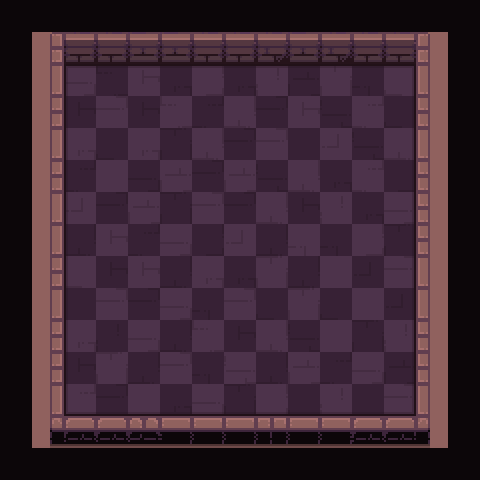

The image is a tile-based game level rendered from a .tmx file. Its description and complete source (layers, tilesets, objects, tile grids) follow:
An orthogonal 15x15 tile map with 32x32 px tiles, 5 tile layers (checkers, path, types, ground, ...) and 9 objects (2x egg, 2x symbol, frame, strategy, hero, ...).

<map version="1.2" tiledversion="2019.03.13" orientation="orthogonal" renderorder="right-down" width="15" height="15" tilewidth="32" tileheight="32" infinite="0" nextlayerid="377" nextobjectid="177">
 <tileset firstgid="1" name="tileset" tilewidth="32" tileheight="32" spacing="2" margin="1" tilecount="200" columns="10">
  <image source="tileset.png" trans="000000" width="340" height="680" />
  <terraintypes>
   <terrain name="floor" tile="79" />
   <terrain name="wall" tile="69" />
   <terrain name="hole" tile="78" />
   <terrain name="infected" tile="77" />
  </terraintypes>
 </tileset>
 <layer id="369" name="checkers" width="15" height="15">
  <data encoding="csv">
69,0,69,0,69,0,69,0,69,0,69,0,69,0,69,
0,69,0,69,0,69,0,69,0,69,0,69,0,69,0,
69,0,69,0,69,0,69,0,69,0,69,0,69,0,69,
0,69,0,69,0,69,0,69,0,69,0,69,0,69,0,
69,0,69,0,69,0,69,0,69,0,69,0,69,0,69,
0,69,0,69,0,69,0,69,0,69,0,69,0,69,0,
69,0,69,0,69,0,69,0,69,0,69,0,69,0,69,
0,69,0,69,0,69,0,69,0,69,0,69,0,69,0,
69,0,69,0,69,0,69,0,69,0,69,0,69,0,69,
0,69,0,69,0,69,0,69,0,69,0,69,0,69,0,
69,0,69,0,69,0,69,0,69,0,69,0,69,0,69,
0,69,0,69,0,69,0,69,0,69,0,69,0,69,0,
69,0,69,0,69,0,69,0,69,0,69,0,69,0,69,
0,69,0,69,0,69,0,69,0,69,0,69,0,69,0,
69,0,69,0,69,0,69,0,69,0,69,0,69,0,69
</data>
 </layer>
 <objectgroup id="14" name="camera">
  <object id="12" name="frame" type="frame" x="51" y="32" width="378.667" height="399.333" />
  <object id="15" name="strategy" type="strategy" x="-6" y="40">
   <point />
  </object>
 </objectgroup>
 <layer id="370" name="path" width="15" height="15">
  <data encoding="csv">
0,0,0,0,0,0,0,0,0,0,0,0,0,0,0,
0,0,0,0,0,0,0,0,0,0,0,0,0,0,0,
0,0,80,80,80,80,80,80,80,80,80,80,80,0,0,
0,0,80,80,80,80,80,80,80,80,80,80,80,0,0,
0,0,80,80,80,80,80,80,80,80,80,80,80,0,0,
0,0,80,80,80,80,80,80,80,80,80,80,80,0,0,
0,0,80,80,80,80,80,80,80,80,80,80,80,0,0,
0,0,80,80,80,80,80,80,80,80,80,80,80,0,0,
0,0,80,80,80,80,80,80,80,80,80,80,80,0,0,
0,0,80,80,80,80,80,80,80,80,80,80,80,0,0,
0,0,80,80,80,80,80,80,80,80,80,80,80,0,0,
0,0,80,80,80,80,80,80,80,80,80,80,80,0,0,
0,0,80,80,80,80,80,80,80,80,80,80,80,0,0,
0,0,0,0,0,0,0,0,0,0,0,0,0,0,0,
0,0,0,0,0,0,0,0,0,0,0,0,0,0,0
</data>
 </layer>
 <objectgroup id="2" name="objects">
  <object id="33" name="hero" type="hero" x="110.5" y="117.5">
   <properties>
    <property name="initialDirection" value="e" />
   </properties>
   <point />
  </object>
  <object id="163" name="cauldron" type="cauldron" x="80.5" y="82.5">
   <point />
  </object>
  <object id="164" name="egg" type="egg" x="111.5" y="82.5">
   <properties>
    <property name="lottery" value="rng(1,9)" />
    <property name="showLottery" type="bool" value="true" />
    <property name="value" value="rng(6,9)" />
   </properties>
   <point />
  </object>
  <object id="174" name="egg" type="egg" x="79.5" y="114.5">
   <properties>
    <property name="lottery" value="rng(1,9)" />
    <property name="showLottery" type="bool" value="true" />
    <property name="value" value="rng(6,9)" />
   </properties>
   <point />
  </object>
  <object id="165" name="eggsOrigin" type="marker" x="112" y="117.5">
   <properties>
    <property name="showLottery" type="bool" value="false" />
    <property name="value" value="rng(0,9)" />
   </properties>
   <point />
  </object>
  <object id="175" name="arrow" type="symbol" x="144" y="77">
   <properties>
    <property name="symbol" value="arrow_e" />
   </properties>
   <point />
  </object>
  <object id="176" name="arrow" type="symbol" x="80" y="145">
   <properties>
    <property name="symbol" value="arrow_s" />
   </properties>
   <point />
  </object>
 </objectgroup>
 <layer id="374" name="types" width="15" height="15">
  <data encoding="csv">
79,79,79,79,79,79,79,79,79,79,79,79,79,79,79,
79,70,70,70,70,70,70,70,70,70,70,70,70,70,79,
79,70,80,80,80,80,80,80,80,80,80,80,80,70,79,
79,70,80,80,80,80,80,80,80,80,80,80,80,70,79,
79,70,80,80,80,80,80,80,80,80,80,80,80,70,79,
79,70,80,80,80,80,80,80,80,80,80,80,80,70,79,
79,70,80,80,80,80,80,80,80,80,80,80,80,70,79,
79,70,80,80,80,80,80,80,80,80,80,80,80,70,79,
79,70,80,80,80,80,80,80,80,80,80,80,80,70,79,
79,70,80,80,80,80,80,80,80,80,80,80,80,70,79,
79,70,80,80,80,80,80,80,80,80,80,80,80,70,79,
79,70,80,80,80,80,80,80,80,80,80,80,80,70,79,
79,70,80,80,80,80,80,80,80,80,80,80,80,70,79,
79,70,70,70,70,70,70,70,70,70,70,70,70,70,79,
79,79,79,79,79,79,79,79,79,79,79,79,79,79,79
</data>
 </layer>
 <layer id="375" name="ground" width="15" height="15">
  <data encoding="csv">
0,0,0,0,0,0,0,0,0,0,0,0,0,0,0,
0,1,2,5,3,3,5,2,4,3,4,5,2,6,0,
0,11,123,10,132,27,131,27,154,39,143,30,134,16,0,
0,21,18,142,18,124,7,122,28,132,38,121,20,26,0,
0,11,141,20,141,29,122,28,142,19,151,38,122,16,0,
0,21,7,133,9,153,28,153,38,122,27,121,17,26,0,
0,11,151,28,153,29,142,28,122,18,154,27,123,26,0,
0,11,8,132,7,123,17,151,8,144,30,131,29,26,0,
0,21,134,18,132,8,141,27,143,8,133,37,142,16,0,
0,11,19,142,28,123,30,142,20,143,20,133,37,16,0,
0,21,141,40,123,8,124,18,122,38,133,29,154,26,0,
0,21,18,143,8,142,30,152,8,153,7,123,39,26,0,
0,31,121,28,133,27,123,29,131,20,154,19,142,36,0,
0,41,42,42,43,52,52,52,53,52,52,42,45,46,0,
0,0,0,0,0,0,0,0,0,0,0,0,0,0,0
</data>
 </layer>
 <layer id="376" name="floor_shadow" width="15" height="15">
  <data encoding="csv">
0,0,0,0,0,0,0,0,0,0,0,0,0,0,0,
0,0,0,0,0,0,0,0,0,0,0,0,0,0,0,
0,0,12,13,13,13,13,13,13,13,13,13,15,0,0,
0,0,22,0,0,0,0,0,0,0,0,0,25,0,0,
0,0,22,0,0,0,0,0,0,0,0,0,25,0,0,
0,0,22,0,0,0,0,0,0,0,0,0,25,0,0,
0,0,22,0,0,0,0,0,0,0,0,0,25,0,0,
0,0,22,0,0,0,0,0,0,0,0,0,25,0,0,
0,0,22,0,0,0,0,0,0,0,0,0,25,0,0,
0,0,22,0,0,0,0,0,0,0,0,0,25,0,0,
0,0,22,0,0,0,0,0,0,0,0,0,25,0,0,
0,0,22,0,0,0,0,0,0,0,0,0,25,0,0,
0,0,32,33,33,33,33,33,33,33,33,33,35,0,0,
0,0,0,0,0,0,0,0,0,0,0,0,0,0,0,
0,0,0,0,0,0,0,0,0,0,0,0,0,0,0
</data>
 </layer>
</map>
